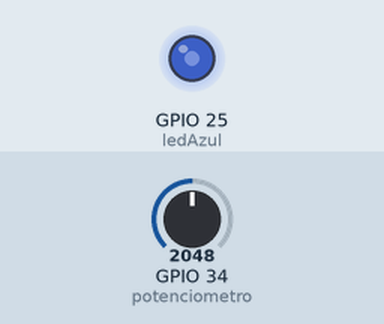
The sketch below on a simulated ESP32. Shown: output pins drawn as LEDs (lit = HIGH). The test bench sets the inputs (shaded band); at power-on: GPIO 34 (potenciometro) = 2048.

Above: at 1.2 s.
1.3 s: GPIO 34 (potenciometro) set to 2866
At 1.8 s:
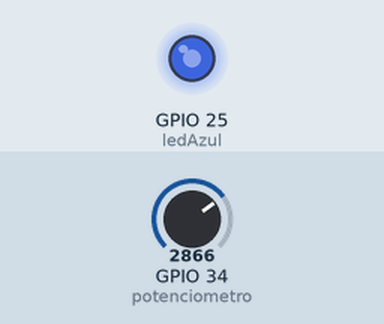
2.8 s: GPIO 34 (potenciometro) set to 3603
At 4.0 s:
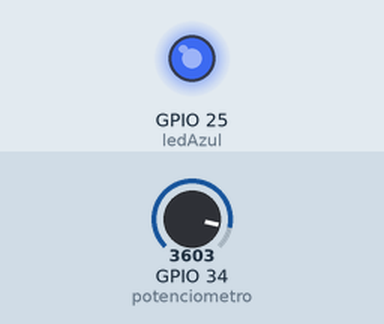
4.3 s: GPIO 34 (potenciometro) set to 491
At 5.3 s:
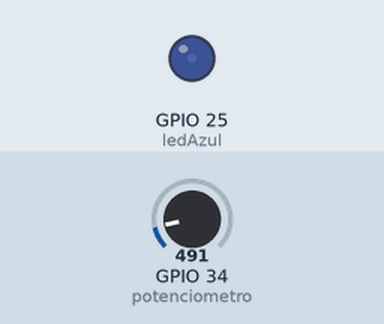
5.8 s: GPIO 34 (potenciometro) set to 0
At 6.1 s:
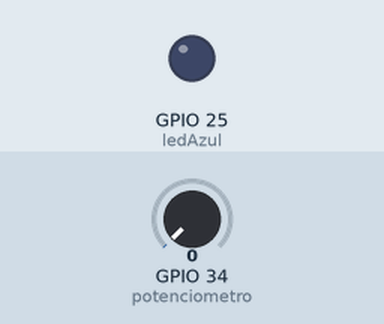
7.3 s: GPIO 34 (potenciometro) set to 2047
At 8.4 s:
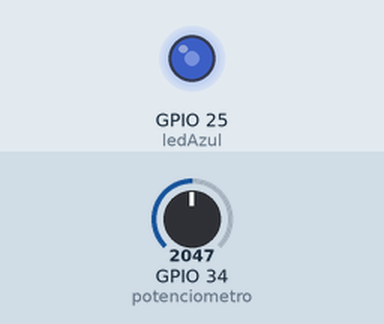
Timing chart, 0 to 9.8 s (numbered marks = the images above; inputs shaded):
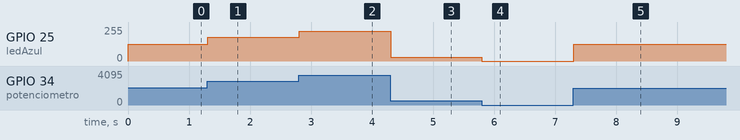

The sketch:

AtvB.ino
```cpp
const int potenciometro = 34;
const int ledAzul = 25;

void setup() {
  pinMode(ledAzul, OUTPUT);
}

void loop() {
  int leitura = analogRead(potenciometro);

  int brilho = map(leitura, 0, 4095, 0, 255);

  analogWrite(ledAzul, brilho);

  delay(10);
}
```

Measured:
- after the input at 1.3 s, GPIO 25 (ledAzul): 127/255 → 178/255 at once
- after the input at 2.8 s, GPIO 25 (ledAzul): 178/255 → 224/255 at once
- after the input at 4.3 s, GPIO 25 (ledAzul): 224/255 → 30/255 at once
- after the input at 5.8 s, GPIO 25 (ledAzul): 30/255 → 0/255 at once
- after the input at 7.3 s, GPIO 25 (ledAzul): 0/255 → 127/255 at once
